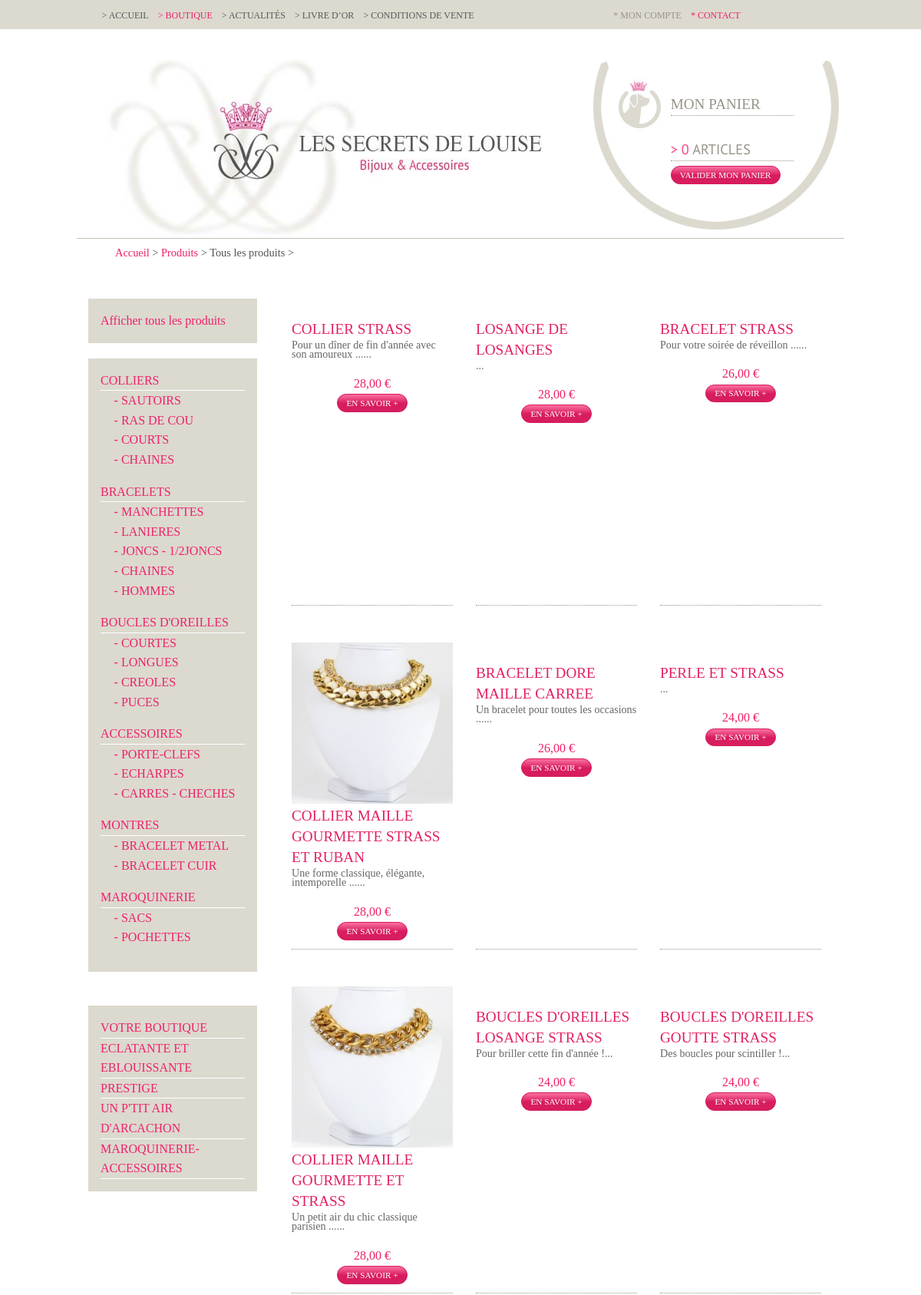
/categories.php (upper part), run on the app's committed database.
### tables this page shows
CREATE TABLE `catproduct` (
  `id` int(10) unsigned NOT NULL AUTO_INCREMENT,
  `label` varchar(250) NOT NULL,
  `description` text,
  `parent` int(11) NOT NULL DEFAULT '0',
  `image` varchar(250) DEFAULT NULL,
  `level` int(11) NOT NULL DEFAULT '0',
  `ordre` smallint(6) NOT NULL DEFAULT '100',
  PRIMARY KEY (`id`)
);

CREATE TABLE `rubrique` (
  `id` smallint(5) unsigned NOT NULL AUTO_INCREMENT,
  `label` varchar(50) NOT NULL,
  `sous_titre` varchar(100) NOT NULL,
  `image` varchar(100) NOT NULL,
  PRIMARY KEY (`id`)
);

CREATE TABLE `product` (
  `id` int(10) unsigned NOT NULL AUTO_INCREMENT,
  `date_creation` timestamp NOT NULL DEFAULT CURRENT_TIMESTAMP,
  `date_suppr` timestamp NULL DEFAULT NULL,
  `reference` varchar(250) DEFAULT NULL,
  `prix` decimal(10,2) DEFAULT NULL,
  `libprix` varchar(120) DEFAULT NULL,
  `shipping` decimal(10,2) NOT NULL DEFAULT '0.00',
  `label` varchar(250) NOT NULL,
  `titreaccroche` varchar(250) DEFAULT NULL,
  `accroche` text,
  `description` text,
  `image1` varchar(250) DEFAULT NULL,
  `image2` varchar(250) DEFAULT NULL,
  `image3` varchar(250) DEFAULT NULL,
  `actif` tinyint(4) NOT NULL DEFAULT '1',
  PRIMARY KEY (`id`)
);

### admin/classes/StorageManager.php (called while the page is built, shortened)
<?php
class StorageManager{
	protected function dbConnect() {
	    $host = DBHOST;
	    $user = DBUSER;
	    $pass = DBPASSWD;
	    $bdd  = DBNAME;
		try {
			$this->mysqli = new mysqli ($host, $user, $pass, $bdd) ;
		} catch (Exception $e) {
			throw new Exception("Erreur Connexion DB ". $e->getMessage());
		}
	}
}
?>

### admin/classes/Catproduct.php (called while the page is built, shortened)
<?php
require_once("StorageManager.php");
class Catproduct extends StorageManager {
	var $i = 0;
	public function catproductByParentGet($id){
		$requete = "SELECT * FROM `catproduct` WHERE parent=". $id ." ORDER BY ordre" ;
		$new_array = null;
		$result = mysqli_query($this->mysqli,$requete);
		while( $row = mysqli_fetch_assoc( $result)){
			$new_array[] = $row;
		}
		return $new_array;
	}
	public function getCategorieByProduct($id){
		$requete = "SELECT catproduct.label as catlabel,catproduct.id as catid,catproduct.image as descat
					FROM product
					INNER JOIN product_categorie ON product.id=product_categorie.id_product
					INNER JOIN catproduct ON catproduct.id = product_categorie.id_categorie
					WHERE product.id=". $id ;
		$new_array = null;
		$result = mysqli_query($this->mysqli,$requete);
		while( $row = mysqli_fetch_assoc( $result)){
			$new_array[] = $row;
		}
		return $new_array;
	}
	public function getRubriqueByProduct($id){
		$requete = "SELECT rubrique.label as rublabel,rubrique.id as rubid
					FROM product
					INNER JOIN product_rubrique ON product.id=product_rubrique.id_product
					INNER JOIN rubrique ON rubrique.id = product_rubrique.id_rubrique
					WHERE product.id=". $id ;
		$new_array = null;
		$result = mysqli_query($this->mysqli,$requete);
		while( $row = mysqli_fetch_assoc( $result)){
			$new_array[] = $row;
		}
		return $new_array;
	}
	public function getCouleurByProduct($id){
		$new_array = null;
		return $new_array;
	}
	public function getRubriques( $id=0, $debug=false ){
		$sql = "SELECT * FROM rubrique";
		$sql .= " ORDER BY id ASC;";
		$new_array = null;
		$result = mysqli_query($this->mysqli,$sql);
		while( $row = mysqli_fetch_assoc( $result)){
			$new_array[] = $row;
		}
		return $new_array;
	}
	public function catproduitViewIterative($result){
		if ($this->i==0){
			$result = $this->catproductByParentGet(0);
		}
		if (!empty($result)) {
			foreach ($result as $value) {
				$result = $this->catproductByParentGet($value['id']);
				$this->i++;
			}
		}
	}
	public function productGet( $id, $offset, $count, $categorie, $rubrique, $actif, $debug=false ){
		try {
			if (!isset($id)){
				if (isset($offset) && isset($count)) {
					if (empty($categorie) && empty($rubrique)) {
						$sql = "SELECT product.id, product.reference, product.prix, product.shipping, product.libprix, product.label
									,product.image1, product.accroche
									FROM product WHERE actif = $actif
									ORDER BY product.reference ASC
									LIMIT ". $offset .",". $count .";" ;
					}
				} else {
					if ( $debug ) echo "--- 5<br>";
					$sql = "SELECT * FROM `product` WHERE actif = $actif ORDER BY `reference`;" ;
				}
			} else {
				if ( $debug ) echo "--- 6<br>";
				$sql = "SELECT product.*
					FROM product
					WHERE product.id=". $id ;
			}
			$new_array = null;
			$result = mysqli_query($this->mysqli,$sql);
			while( $row = mysqli_fetch_assoc( $result)){
				$resultdetailCat = $this->getCategorieByProduct($row['id']);
				$resultdetailRubrique = $this->getRubriqueByProduct($row['id']);
				$resultdetailCouleur = $this->getCouleurByProduct($row['id']);
				$resultSousRef = $this->productsousrefGet($row['id'], null);
				$row['categories'] = $resultdetailCat;
				$row['rubriques'] = $resultdetailRubrique;
				$row['couleurs'] = $resultdetailCouleur;
				$row['sousref'] = $resultSousRef;
				$new_array[] = $row;
			}
			return $new_array;
		} catch (Exception $e) {
			die('Erreur : ' . $e->getMessage());
			return "errrrrrrooooOOor";
		}
	}
	public function productsousrefGet( $id_product, $id_souref ){
		$sql = null;
		try {
			if (isset($id_souref)){
				$sql = "SELECT product_sousref.id,product_sousref.sousref,product_sousref.id_color,
							product_sousref.id_size,product_sousref.stock, color.label as color, size.label as size
						FROM product_sousref
						INNER JOIN color ON color.id = product_sousref.id_color
						INNER JOIN size ON size.id = product_sousref.id_size
						WHERE product_sousref.id=". $id_souref .";" ;
			} else {
				$sql = "SELECT product_sousref.id,product_sousref.sousref,product_sousref.id_color, product_sousref.id_size,product_sousref.stock, color.label as color, size.label as size
						FROM product_sousref
						INNER JOIN color ON color.id = product_sousref.id_color
						INNER JOIN size ON size.id = product_sousref.id_size
						WHERE product_sousref.id_product=". $id_product ."
						ORDER BY product_sousref.id_color;" ;
			}
			$new_array = null;
			$result = mysqli_query($this->mysqli,$sql);
			while( $row = mysqli_fetch_assoc( $result)){
				$new_array[] = $row;
			}
			return $new_array;
		} catch (Exception $e) {
			die('Erreur : ' . $e->getMessage());
			return "errrrrrrooooOOor";
		}
	}
}

### admin/classes/Panier.php (called while the page is built, shortened)
<?php
require_once("StorageManager.php");
class Panier extends StorageManager {
	public function quantiteArticlesPanier($session){
	  $sql = "SELECT count(id) as quantite
					FROM panier
					WHERE session = '". $session ."';";
	  $new_array = null;
	  $result = mysqli_query($this->mysqli,$sql);
	  while(($row = mysqli_fetch_assoc($result)) != false){
	    $new_array[] = $row;
	  }
	  return $new_array[0];
	}
}

### categories.php (the view, shortened to what this page needs)
<?
	require 'admin/classes/Catproduct.php';
	$idcat = ( !empty( $_GET[ "idcat" ] ) ) ? $_GET[ "idcat" ] : null;
	$idrub = ( !empty( $_GET[ "idrub" ] ) ) ? $_GET[ "idrub" ] : null;
	$id_color = ( !empty( $_GET[ "id_color" ] ) ) ? $_GET[ "id_color" ] : null;
	try {
	   if ( empty( $id_color ) ) {
			$catproduct = new Catproduct();
			$epp = 33;
			$current = 1;
			$start = ($current * $epp - $epp);
			$result = $catproduct->productGet(null, $start, $epp, $idcat, $idrub,1);
			$catproduct->catproduitViewIterative(null);
			$resultCat = $catproduct->tabView;
			if (!empty($idcat)) {
				$result2 = $catproduct->catproductGet($idcat);
				$libCategorie = $result2[0][ "label" ];
			} else {
				$libCategorie ='Tous les produits';
			}
			$resultRub = $catproduct->getRubriques();
			$libRubrique ='';
	   }
	}
	catch ( Exception $e ) {
		echo 'Erreur contactez votre administrateur <br> :',  $e->getMessage(), "\n";
		$catproduct = null;
		exit();
	}
?>
<!doctype html>
<html class="no-js" lang="en">
	<head>
		<? include( "inc/meta.php" ); ?>
	</head>
	<body class="categories">
		<? include( "inc/header.php" ); ?>
		<div class="row breadcrumb">
		    <?
		    if ( empty( $id_color ) ) {
		    	echo "<a href='/'>Accueil</a> > <a href='categories.php'>Produits</a> > " . $libCategorie . " > " . $libRubrique . "\n";
			}
			else {
				echo "<a href='/'>Accueil</a> > <a href='categories.php'>Produits</a> > Votre article en fonction de votre tenue\n";
			}
			?>
		</div>
		<div class="row">
			<?
			if ( empty( $id_color ) ) {
				?>
				<div class="large-3 medium-3 small-12 columns menu-categories">
					<ul>
						<a href="categories.php">Afficher tous les produits</a>
					</ul>
					<ul>
						<?
						if ( !empty( $resultCat ) ) {
							$j=0;
							foreach ( $resultCat as $value ) {
								$decalage = "";
								$j++;
								$activ = ( $idcat == $value[ "id" ] ) ? 'class="active"' : '';
								if ( $value[ "level" ] == 0 ) {
									if ( $j > 1 ) {
										echo "		</ul>\n";
										echo "	</li>\n";
									}
									echo "	<li " . $activ . ">\n";
									echo "		<a href='categories.php?idcat=" . $value[ "id" ] . "'>" . $decalage . $value[ "label" ] . "</a>\n";
									echo "		<ul>\n";
								}
								if ( $value[ "level" ] != 0 ) {
									echo "	<li " . $activ . "><a href='categories.php?idcat=" . $value[ "id" ] . "'>- " . $decalage . $value[ "label" ] . "</a></li>\n";
								}
							}
							echo "		</ul>\n";
							echo "	</li>\n";
						}
						?>
					</ul>
					<br>
					<ul>
						<?
						if ( !empty( $resultRub ) ) {
							$j=0;
							foreach ( $resultRub as $value ) {
								$j++;
								$activ = ( $idrub == $value[ "id" ] ) ? 'class="active"' : '';
								if ( $j > 1 ) {
									echo "	</li>\n";
								}
								echo "	<li " . $activ . ">\n";
								echo "		<a href='categories.php?idcat=" . $idcat . "&idrub=" . $value[ "id" ] . "'>" . $value[ "label" ] . "</a>\n";
							}
							echo "	</li>\n";
						}
						?>
					</ul>
				</div>
				<?
			}
			?>
			<div class="large-9 medium-9 small-12 columns">
				<div class="row products-list">
					<?
					if (!empty($result)) {
						foreach ($result as $value) {
							?>
							<div class="large-4 medium-4 small-12 columns">
								<div class="content">
									<a href="/photos/products<?=$value[ "image1" ] ?>" class="fancybox">
										<span>
											<img src="/photos/products/thumbs<?=$value[ "image1" ] ?>" alt="" class="img" />
										</span>
										<h4><?=$value[ "label" ] ?></h4>
										<p><?=substr($value[ "accroche" ], 0,100).'...' ?></p>
										<span class="prix"><?=number_format($value[ "prix" ], 2, ',', ' '); ?> <?=$value[ "libprix" ]?><br></span>
									</a>
									<button onclick="location.href='produit.php?id=<?=$value[ "id" ] ?>&idcat=<?=$idcat ?>'">En savoir +</button>
								</div>
							</div>
							<?
						}
					}
					else {
						?>
						<br><br><br>
						<h4>Nous n'avons pas d'articles correspondant à votre recherche.</h4>
						<?
					}
					?>
				</div>
			</div>
		</div>
	</body>
</html>

### style.css (style rules this page uses)
.row .row { margin-left:auto;margin-right:auto;max-width:62.5em; }
h1, h2, h3, h4, h5, h6 { font-family:'Tinos', serif;text-transform:uppercase;font-weight:normal; }
button { border-radius:3em;font-family:'Tinos', serif;font-size:.7em;text-transform:uppercase;margin:0;padding:.44em 1em;border: 1px solid #d5195b;background-image:-moz-linear-gradient(bottom, #d71d5f 0%, #d71d5f 48.22%, #fb6fa1 100%);background-image:-o-linear-gradient(bottom, #d71d5f 0%, #d71d5f 48.22%, #fb6fa1 100%);background-image:-webkit-linear-gradient(bottom, #d71d5f 0%, #d71d5f 48.22%, #fb6fa1 100%);background-image:linear-gradient(bottom, #d71d5f 0%, #d71d5f 48.22%, #fb6fa1 100%); }
body { font-family:'Tinos', serif; }
.content { max-width:62.5em; }
.breadcrumb { margin-top:0.5rem;font-size:0.9rem; }
.products-list div { text-align:center;cursor:pointer; }
.products-list .content { position:relative;border-bottom:1px dotted #989488;margin-top:3em;height:25em; }
.products-list div h4 { text-align:left;color:#e32065;font-size:1.2em;margin-bottom:0; }
.products-list div p { text-align:left;color:#666;font-size:.88em;line-height:.88em; }
.products-list div .img { position: relative;-webkit-border-radius:0;-moz-border-radius:0;border-radius:0;-webkit-transition: all .6s ease-in-out;-moz-transition: all .6s ease-in-out;-o-transition: all .6s ease-in-out;-ms-transition: all .6s ease-in-out;transition: all .6s ease-in-out;-webkit-filter:grayscale(0);-moz-filter:grayscale(0);-ms-filter:grayscale(0);-o-filter:grayscale(0);filter:grayscale(0); }
[class*="column"] + [class*="column"]:last-child { float:left; }
.menu-categories { padding-top:3em; }
.menu-categories ul { list-style-type:none;margin-left:0;padding:1rem;background:#dcd9cf; }
.menu-categories ul ul { padding:0;display:block; }
.menu-categories ul li a { border-bottom:1px solid #fff;display:block;text-transform:uppercase; }
.menu-categories ul ul li { padding-left:1.1rem; }
.menu-categories ul ul li a { display:initial;border:none;text-transform:none; }
.menu-categories ul ul li:last-child { margin-bottom:1rem; }

### data on the page
catproduct: label "COLLIERS"
catproduct: label "SAUTOIRS"
catproduct: label "RAS DE COU"
catproduct: label "COURTS"
catproduct: label "CHAINES"
catproduct: label "BRACELETS"
catproduct: label "MANCHETTES"
catproduct: label "LANIERES"
catproduct: label "JONCS - 1/2JONCS"
catproduct: label "CHAINES"
catproduct: label "HOMMES"
catproduct: label "BOUCLES D'OREILLES"
catproduct: label "COURTES"
catproduct: label "LONGUES"
catproduct: label "CREOLES"
catproduct: label "PUCES"
catproduct: label "ACCESSOIRES"
catproduct: label "PORTE-CLEFS"
catproduct: label "ECHARPES"
catproduct: label "CARRES - CHECHES"
catproduct: label "MONTRES"
catproduct: label "BRACELET METAL"
catproduct: label "BRACELET CUIR"
catproduct: label "MAROQUINERIE"
catproduct: label "SACS"
catproduct: label "POCHETTES"
rubrique: label "VOTRE BOUTIQUE"
rubrique: label "ECLATANTE ET EBLOUISSANTE"
rubrique: label "PRESTIGE"
rubrique: label "UN P'TIT AIR D'ARCACHON"
rubrique: label "MAROQUINERIE- ACCESSOIRES"
product: label "COLLIER STRASS", accroche "Pour un dîner de fin d'année avec son amoureux ...", prix "28,00", libprix "€"
product: label "LOSANGE DE LOSANGES", prix "28,00", libprix "€"
product: label "BRACELET STRASS", accroche "Pour votre soirée de réveillon ...", prix "26,00", libprix "€"
product: image1 (picture), label "COLLIER MAILLE GOURMETTE STRASS ET RUBAN", accroche "Une forme classique, élégante, intemporelle ...", prix "28,00", libprix "€"
product: label "BRACELET DORE MAILLE CARREE", accroche "Un bracelet pour toutes les occasions ...", prix "26,00", libprix "€"
product: label "PERLE ET STRASS", prix "24,00", libprix "€"
product: image1 (picture), label "COLLIER MAILLE GOURMETTE ET STRASS", accroche "Un petit air du chic classique parisien ...", prix "28,00", libprix "€"
product: label "BOUCLES D'OREILLES LOSANGE STRASS", accroche "Pour briller cette fin d'année !", prix "24,00", libprix "€"
product: label "BOUCLES D'OREILLES GOUTTE STRASS", accroche "Des boucles pour scintiller !", prix "24,00", libprix "€"

### other printed values
$result2['quantite'] "0"
$libCategorie "Tous les produits"
